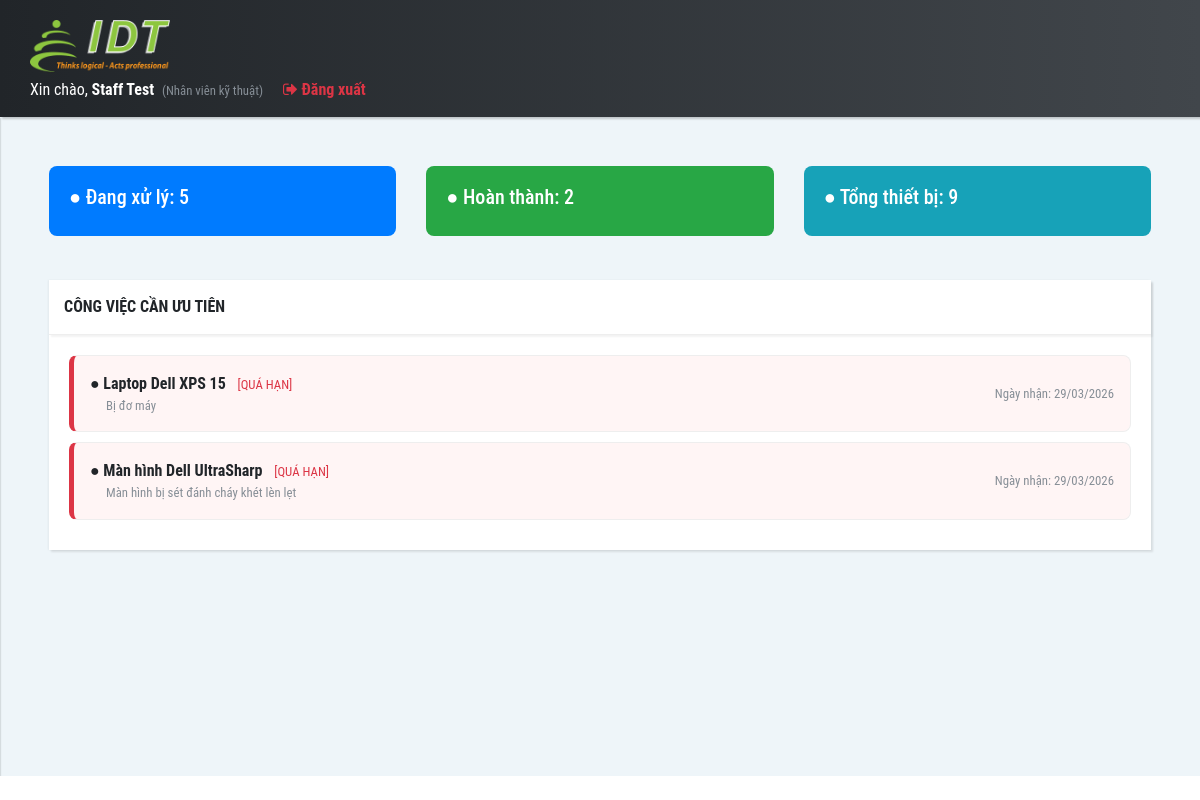
The app's page /frontend/admin/dashboard.php (signed in), older data.
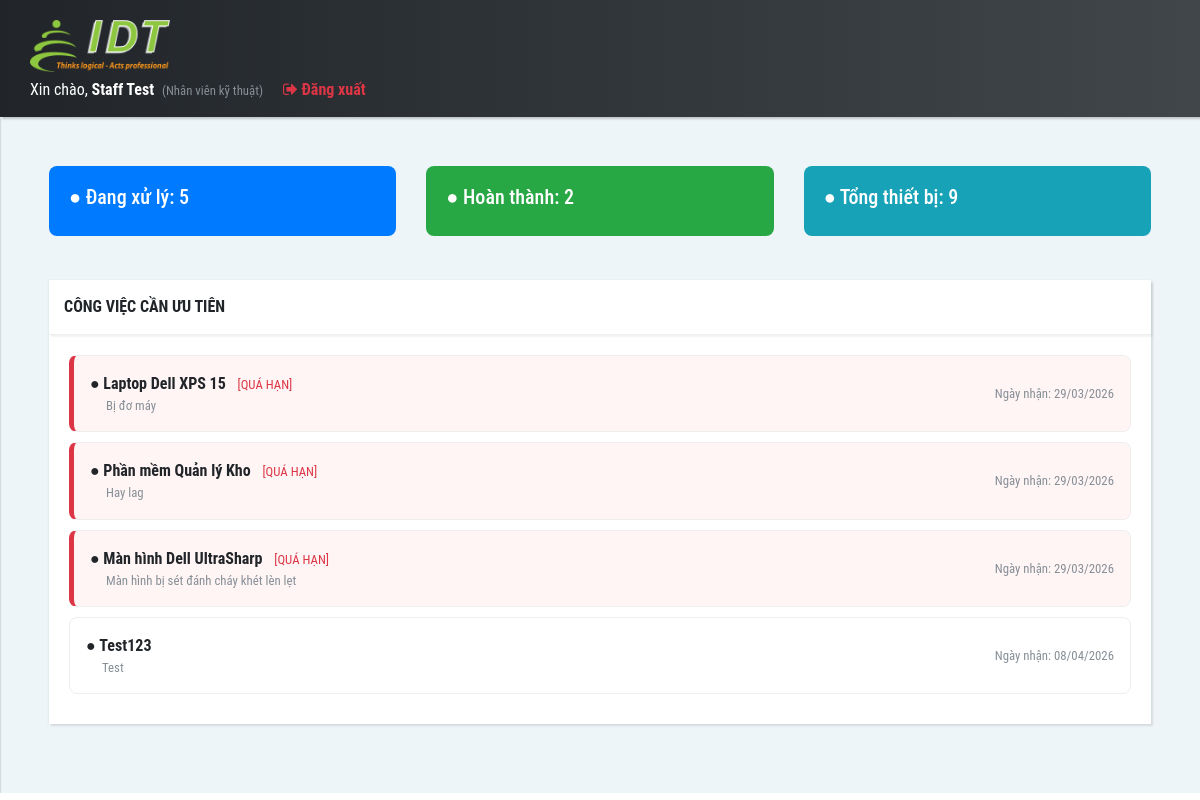
The same page, newer data.
### tables this page shows
CREATE TABLE `repair_tickets` (
  `id` int(11) NOT NULL,
  `device_id` int(11) NOT NULL,
  `customer_id` int(11) NOT NULL,
  `assigned_to` int(11) DEFAULT NULL,
  `user_id` int(11) DEFAULT NULL,
  `received_date` date DEFAULT NULL,
  `assigned_date` date DEFAULT NULL,
  `due_date` date DEFAULT NULL,
  `description` text DEFAULT NULL,
  `status` enum('pending','repairing','completed','cancelled') DEFAULT 'pending',
  `progress` int(3) NOT NULL DEFAULT 0,
  `created_at` timestamp NOT NULL DEFAULT current_timestamp(),
  `updated_at` timestamp NOT NULL DEFAULT current_timestamp() ON UPDATE current_timestamp()
);

CREATE TABLE `devices` (
  `id` int(11) NOT NULL,
  `name` varchar(150) NOT NULL,
  `serial_number` varchar(100) DEFAULT NULL,
  `customer_id` int(11) DEFAULT NULL,
  `type` enum('hardware','software') NOT NULL,
  `warranty_start_date` date DEFAULT NULL,
  `warranty_end_date` date DEFAULT NULL,
  `status` enum('active','expired','repairing') DEFAULT 'active',
  `created_at` timestamp NOT NULL DEFAULT current_timestamp(),
  `updated_at` timestamp NOT NULL DEFAULT current_timestamp() ON UPDATE current_timestamp()
);

### frontend/admin/dashboard.php (the view, shortened to what this page needs)
<?php
require_once "../../backend/config/database.php";
$currentRole  = $_SESSION['role'];
$currentUserId = $_SESSION['user_id'];
$stmt = mysqli_prepare($conn, "SELECT id, name, email, role, created_at FROM users WHERE id = ?");
mysqli_stmt_bind_param($stmt, "i", $currentUserId);
mysqli_stmt_execute($stmt);
$result = mysqli_stmt_get_result($stmt);
$user = mysqli_fetch_assoc($result);
$roleLabel = ['admin' => 'Quản trị viên', 'manager' => 'Quản lý', 'staff' => 'Nhân viên kỹ thuật'];
$sql_stats = "SELECT
    (SELECT COUNT(*) FROM repair_tickets WHERE status != 'completed') as dang_xu_ly,
    (SELECT COUNT(*) FROM repair_tickets WHERE status = 'completed') as da_xong,
    (SELECT COUNT(*) FROM devices) as tong_may";
$res_stats = mysqli_query($conn, $sql_stats);
$stats = mysqli_fetch_assoc($res_stats);
$sql_tasks = "SELECT rt.*, d.name as device_name
              FROM repair_tickets rt
              JOIN devices d ON rt.device_id = d.id
              WHERE rt.status != 'completed' " . ($currentRole === 'staff' ? "AND rt.user_id = $currentUserId " : "") . "
              ORDER BY rt.created_at ASC LIMIT 5";
$tasks = mysqli_query($conn, $sql_tasks);
?>
<!DOCTYPE html>
<html lang="vi">
<head>
    <link rel="stylesheet" href="css/bootstrap.min.css">
    <link rel="stylesheet" href="font-awesome-4.7.0/css/font-awesome.min.css">
    <link rel="stylesheet" href="css/style.default.css" id="theme-stylesheet">
    <link rel="stylesheet" href="css/style.css">
</head>
<body>
<div class="page">
    <header class="header">
        <nav class="navbar navbar-expand-lg">
            <div class="container-fluid">
                <div class="navbar-holder d-flex align-items-center justify-content-between">
                    <div class="navbar-header">
                        <a href="<?= $currentRole === 'staff' ? 'nhanvien.php' : 'quanly.php' ?>" class="navbar-brand">
                            <div class="brand-text brand-big hidden-lg-down">
                                <img src="img/logo.png" width="140" alt="Logo" class="img-fluid">
                            </div>
                        </a>
                        <ul class="nav-menu list-unstyled d-flex flex-md-row align-items-md-center mb-0" style="margin-left: auto; gap: 20px;">
                            <li class="nav-item text-white">
                                Xin chào, <strong><?= htmlspecialchars($user['name']) ?></strong>
                                <small class="text-muted ml-1">(<?= $roleLabel[$currentRole] ?? $currentRole ?>)</small>
                            </li>
                            <li class="nav-item">
                                <a href="../../backend/api/logout.php" class="nav-link text-danger font-weight-bold" style="padding: 0;">
                                    <i class="fa fa-sign-out"></i> Đăng xuất
                                </a>
                            </li>
                        </ul>
                    </div>
                </div>
            </div>
        </nav>
    </header>
    <div class="page-content d-flex align-items-stretch">
        <div class="content-inner w-100">
            <div class="p-4">
                <div class="row">
                    <div class="col-md-4">
                        <div class="stat-card bg-primary">
                            <h5>● Đang xử lý: <?= $stats['dang_xu_ly'] ?></h5>
                        </div>
                    </div>
                    <div class="col-md-4">
                        <div class="stat-card bg-success">
                            <h5>● Hoàn thành: <?= $stats['da_xong'] ?></h5>
                        </div>
                    </div>
                    <div class="col-md-4">
                        <div class="stat-card bg-info">
                            <h5>● Tổng thiết bị: <?= $stats['tong_may'] ?></h5>
                        </div>
                    </div>
                </div>
                <div class="card mt-4">
                    <div class="card-header"><strong>CÔNG VIỆC CẦN ƯU TIÊN</strong></div>
                    <div class="card-body">
                        <?php while($row = mysqli_fetch_assoc($tasks)):
                            $isOverdue = (strtotime($row['created_at']) < strtotime('-3 days'));
                        ?>
                        <div class="task-item p-3 d-flex justify-content-between align-items-center <?= $isOverdue ? 'task-overdue' : '' ?>">
                            <div>
                                ● <strong><?= htmlspecialchars($row['device_name']) ?></strong>
                                <?php if($isOverdue): ?><span class="text-danger small ml-2">[QUÁ HẠN]</span><?php endif; ?>
                                <p class="mb-0 text-muted small ml-3"><?= htmlspecialchars($row['description']) ?></p>
                            </div>
                            <small class="text-muted">Ngày nhận: <?= date('d/m/Y', strtotime($row['created_at'])) ?></small>
                        </div>
                        <?php endwhile; ?>
                    </div>
                </div>
            </div>
        </div>
    </div>
</div>
</body>
</html>

Row changes from the older to the newer data that the page shows:
now on this page (row edited): repair_tickets: device.name "Phần mềm Quản lý Kho", shows "[QUÁ HẠN]", description "Hay lag", created_at "29/03/2026"
now on this page (row edited): repair_tickets: device.name "Test123", description "Test", created_at "08/04/2026"
